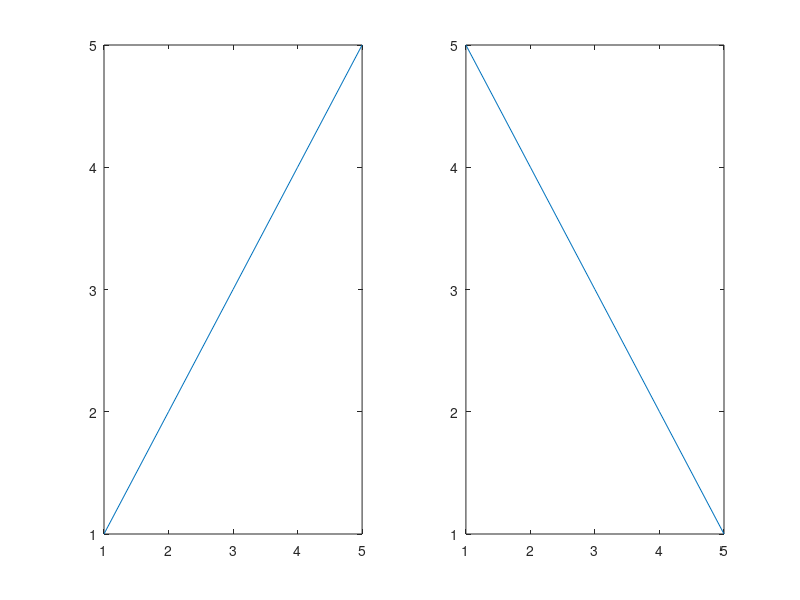

Reproduce this figure in MATLAB. (Note: this script raises an error after producing the figure.)
%=============================================================================
% Copyright (c) 2026-present Allan CORNET (Nelson)
%=============================================================================
% This file is part of Nelson.
%=============================================================================
% LICENCE_BLOCK_BEGIN
% SPDX-License-Identifier: LGPL-3.0-or-later
% LICENCE_BLOCK_END
%=============================================================================
% <--ADV-CLI MODE-->
% Navigation actions must remain safe when a figure reports more than one
% current axes while a subplot layout is being refreshed.
f = figure('Visible', 'off');
subplot(1, 2, 1, 'Parent', f);
plot(1:5);
subplot(1, 2, 2, 'Parent', f);
plot(5:-1:1);
drawnow();
handle = __web_graphics_handle__(f, 'number');
axesHandle = __web_graphics_handle__(gca(), 'number');
request = struct('action', 'zoom', 'axesHandle', axesHandle, ...
  'factor', 1.1, 'compactView', true);
reply = jsondecode(__web_figure_action__(handle, jsonencode(request), false));
asserts.hasField(reply, 'state');
asserts.hasField(reply, 'displayList');
close(f);
